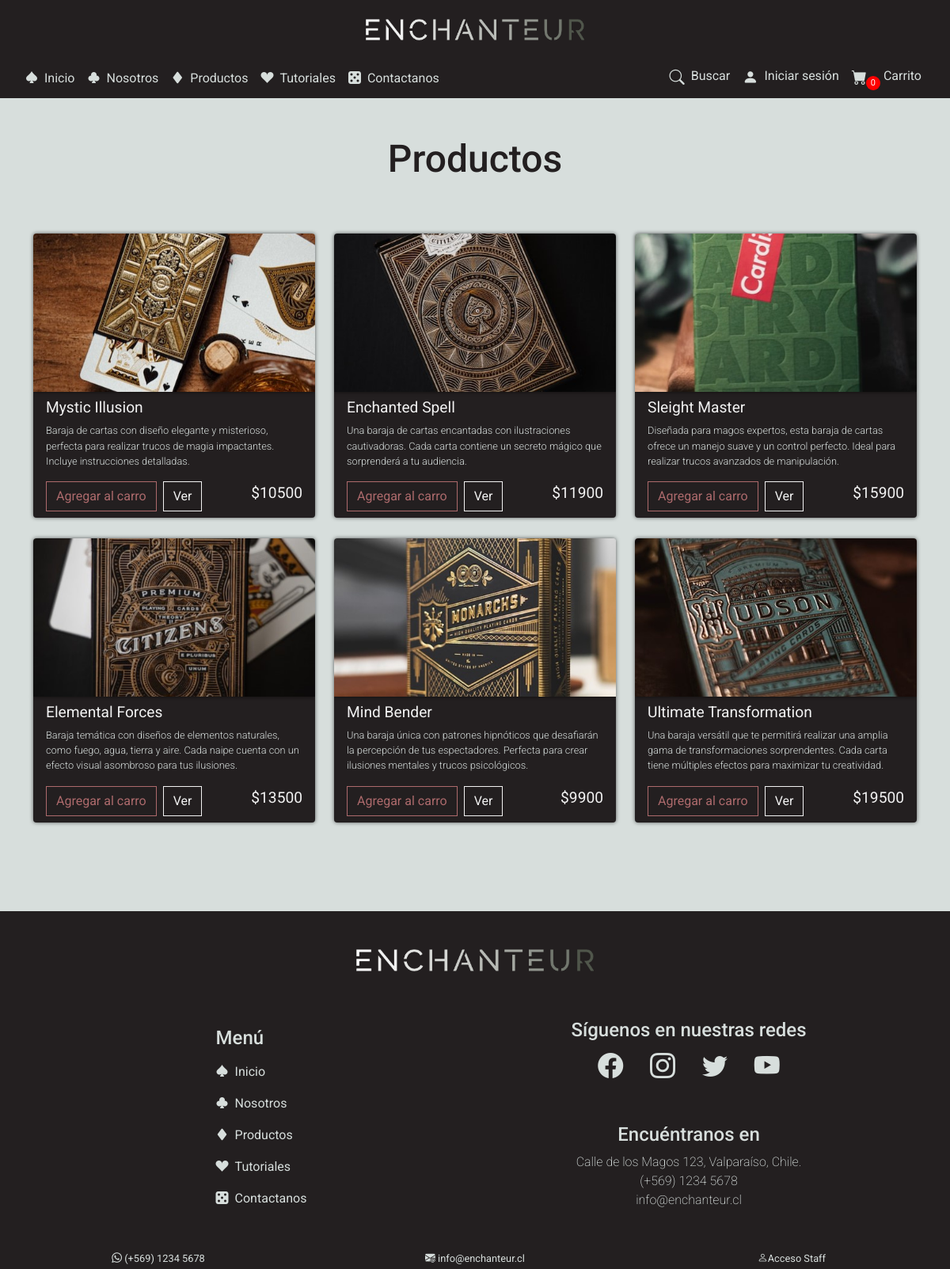
/store/, run on the app's committed database.
### store/models.py (models this page shows, shortened)
class Product(models.Model):
    name = models.CharField(max_length = 200, null=True)
    description = models.CharField(max_length = 200, null=True)
    price = models.IntegerField()
    image = models.ImageField(null=True, blank=True)

### store/views.py (the view)
# urls.py: path('', include('store.urls')),
def store(request):
    if request.user.is_authenticated:
        customer = request.user.customer
        order, created = Order.objects.get_or_create(customer = customer, complete = False)
        items = order.orderitem_set.all()
        cartItems = order.get_cart_items
    else:
        cookieData = cookieCart(request)
        cartItems = cookieData['cartItems']
    products = Product.objects.all()
    context = {'products': products, 'cartItems': cartItems}
    return render(request, 'store/store.html', context)

### store/utils.py (called while the page is built, shortened)
def cookieCart(request):
    try:
        cart = json.loads(request.COOKIES['cart'])
    except:
        cart = {}
    print('CART: ', cart)
    items = []
    order = {'get_cart_total':0, 'get_cart_items':0}
    cartItems = order['get_cart_items']
    return {'cartItems': cartItems, 'order': order, 'items': items}

### store/templates/store/store.html
{% extends 'store/main.html' %}
{% load static %}
{% block content %}
<div class="bg-products py-5">
    <div class="container">
        <div class="row">
            <div class="col-12">
                <h1 class="text-center title-dark">
                    Productos
                </h1>
            </div>
        </div>
    </div>
    <div class="container content-container py-lg-5">
        <div class="row products-shelf ">
            {% for product in products %}
            <div class="col-lg-4 col-md-6 col-12 pb-3">
                <div class="product-card">
                    <img class="thumbnail" src="{{product.image.url}}">
                    <div class="box-element product">
                        <h6 class="lead-light"><strong>{{product.name}}</strong></h6>
                        <p class="description">{{product.description}}
                        </p>
                        <div class="d-flex justify-content-between">
                            <div class="buttons d-flex gap-2">
                                <button class="btn btn-outline-secondary add-btn update-cart"
                                    data-product="{{product.id}}" data-action="add">Agregar al carro</button>
                                <a class="btn btn-outline-success" href="#">Ver</a>
                            </div>
                            <h4 class="lead-light d-flex align-items-center"><strong>${{product.price}}</strong></h4>
                        </div>
                    </div>
                </div>
            </div>
            {% endfor %}
        </div>
    </div>
</div>
{% endblock %}

### static/assets/css/pages/products/products-main.css (style rules this page uses)
.box-element { background-color: var(--bg-color-primary); border-radius: 4px; padding: 0.5rem 1rem; box-shadow: 0 0 5px 0 rgba(0,0,0,0.6); }
.thumbnail { width: 100%; height: 200px; object-fit: cover; border-radius: 4px 4px 0 0; box-shadow: 0 0 5px 0 rgba(0,0,0,0.6); }
.product { border-radius: 0 0 4px 4px; }
.col-lg-4, .col-lg-6, .col-lg-8, .col-lg-12 { margin-top: 10px; }
.btn { border-radius: 0; }
.bg-products { width: 100%; background-color: var(--bg-color-secondary); }
.description { font-size: 0.8rem; font-weight: 300; color: var(--text-color-primary) }
.btn-outline-success { border-color: var(--text-color-accent); color: var(--text-color-accent); }
.btn-outline-secondary { border-color: var(--text-color-tertiary); color: var(--text-color-tertiary); }

### static/assets/css/custom.css (style rules this page uses)
* { --bg-color-primary: #231F20; --bg-color-secondary: #D7DEDC; --bg-color-tertiary: #1a1818; --text-color-primary: #D7DEDC; --text-color-secondary: #231F20; --text-color-tertiary: #AD6A6C; --text-color-accent: #F2F2F2; font-family: 'roboto', sans-serif; }
body { background-color: var(--bg-color-primary); }

### static/assets/css/typography/title.css (style rules this page uses)
.title-dark { color: var(--text-color-secondary); font-size: 2.5rem; }
@media screen and (min-width: 768px) { .title-light, .title-dark { font-size: 3rem; } }

### static/assets/css/typography/lead.css (style rules this page uses)
.lead-light { color: var(--text-color-accent); font-size: 1.2rem; font-weight: 300; }

### data on the page
Product: image (picture), name "Mystic Illusion", description "Baraja de cartas con diseño elegante y misterioso, perfecta para realizar trucos de magia impactantes. Incluye instrucciones detalladas.", price "10500"
Product: image (picture), name "Enchanted Spell", description "Una baraja de cartas encantadas con ilustraciones cautivadoras. Cada carta contiene un secreto mágico que sorprenderá a tu audiencia.", price "11900"
Product: image (picture), name "Sleight Master", description "Diseñada para magos expertos, esta baraja de cartas ofrece un manejo suave y un control perfecto. Ideal para realizar trucos avanzados de manipulación.", price "15900"
Product: image (picture), name "Elemental Forces", description "Baraja temática con diseños de elementos naturales, como fuego, agua, tierra y aire. Cada naipe cuenta con un efecto visual asombroso para tus ilusiones.", price "13500"
Product: image (picture), name "Mind Bender", description "Una baraja única con patrones hipnóticos que desafiarán la percepción de tus espectadores. Perfecta para crear ilusiones mentales y trucos psicológicos.", price "9900"
Product: image (picture), name "Ultimate Transformation", description "Una baraja versátil que te permitirá realizar una amplia gama de transformaciones sorprendentes. Cada carta tiene múltiples efectos para maximizar tu creatividad.", price "19500"

### other printed values
{{ cartItems }} "0"
